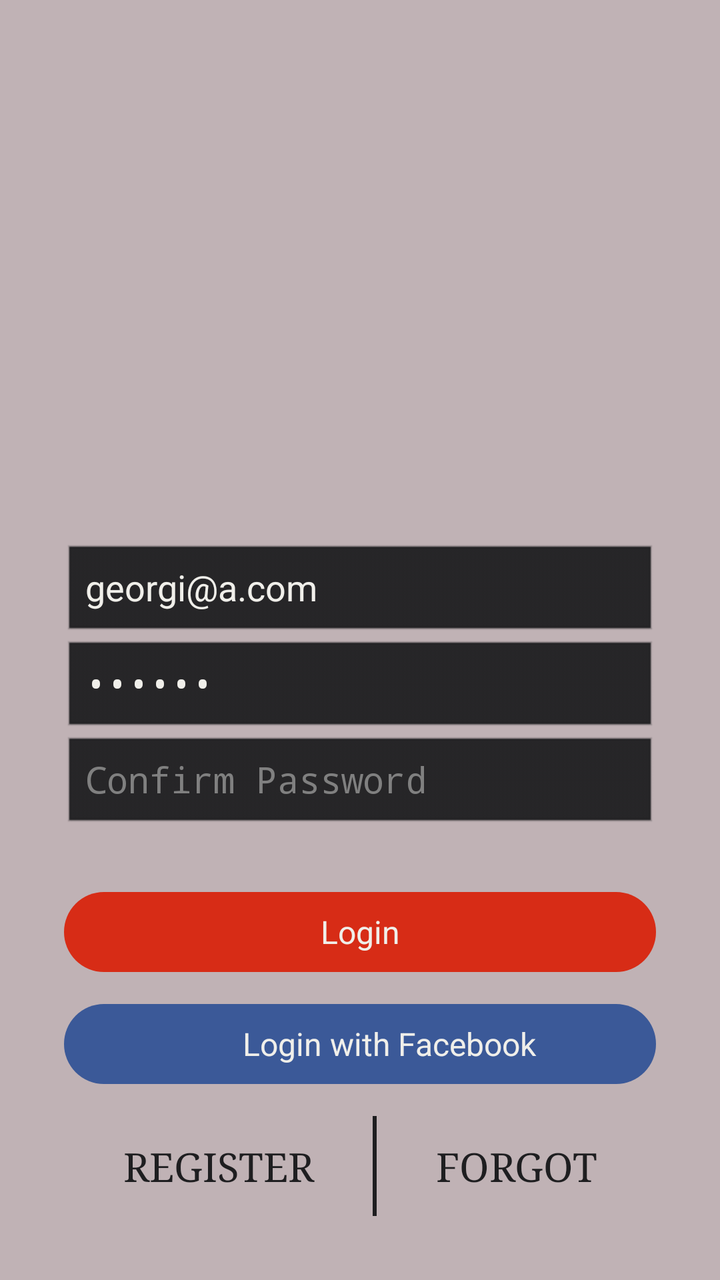
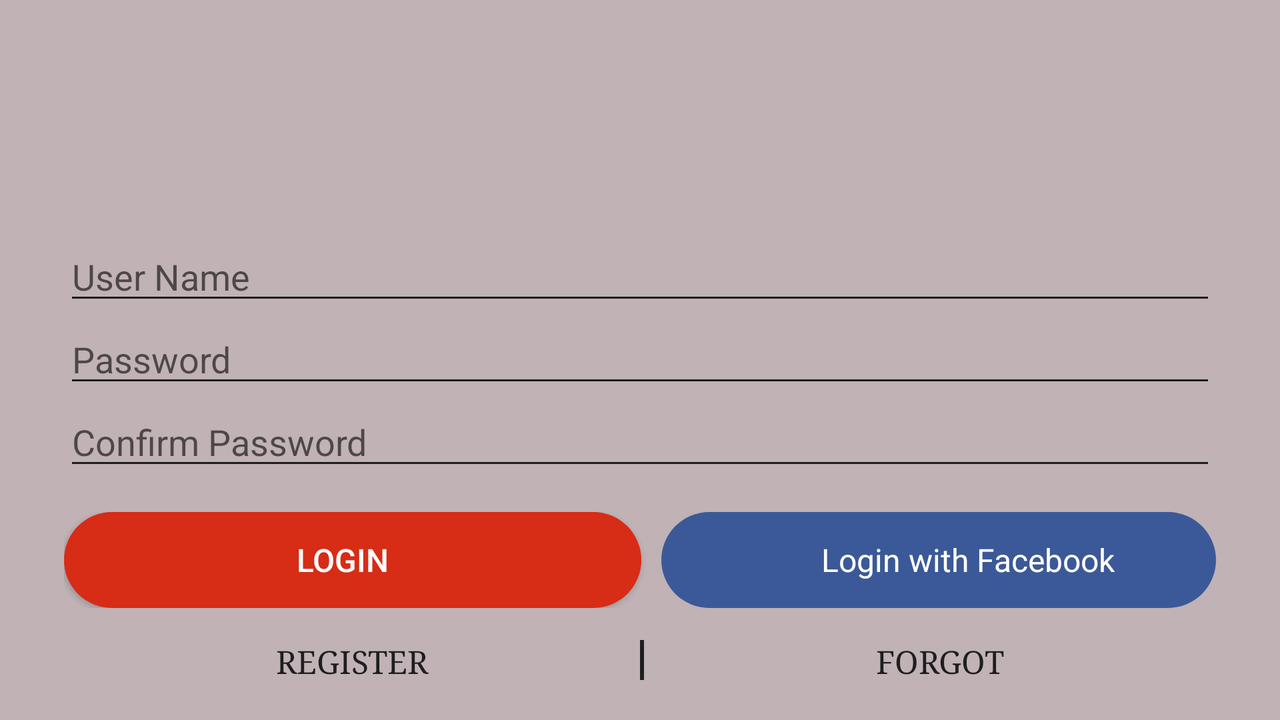

An Android layout and its configuration variant, each rendered on a device that would load it. The default file and the variant file are quoted in full after the pictures.
<!-- AndroidManifest.xml: application theme NoActionBar -->
<!-- res/layout/activity_login.xml -->
<?xml version="1.0" encoding="utf-8"?>
<RelativeLayout xmlns:android="http://schemas.android.com/apk/res/android"
    xmlns:app="http://schemas.android.com/apk/res-auto"
    xmlns:tools="http://schemas.android.com/tools"
    android:layout_width="match_parent"
    android:layout_height="match_parent"
    android:background="@color/smoke"
    android:paddingRight="32dp"
    android:paddingLeft="32dp"
    android:paddingBottom="32dp"
    android:paddingTop="@dimen/activity_horizontal_margin"
    android:orientation="vertical"
    android:theme="@android:style/Theme.NoDisplay"
    tools:context="com.example.georgi.shop.Activities.LoginActivity"

    >

    <ImageView
        android:layout_width="wrap_content"
        android:layout_height="wrap_content"
        android:src="@mipmap/ic_arrow_left"
        android:tint="@color/matteBlack"
        android:layout_marginTop="10dp"
        android:id="@+id/back_arrow"
        android:visibility="gone"
        />
    <ImageView
        android:layout_marginTop="35dp"
        android:layout_width="200dp"
        android:layout_height="150dp"
        android:src="@drawable/shop"
        android:tint="@color/cherry"
        android:id="@+id/icon"
        android:layout_alignParentTop="true"
        android:layout_centerHorizontal="true" />
    <LinearLayout
        android:layout_width="match_parent"
        android:layout_height="wrap_content"
        android:layout_gravity="center"
        android:gravity="center"
        android:orientation="vertical"
        android:layout_alignParentBottom="true"
        android:layout_alignParentLeft="true"
        android:layout_alignParentStart="true">

        <EditText
            android:layout_width="match_parent"
            android:layout_height="wrap_content"
            android:backgroundTint="@color/matteBlack"
            android:singleLine="true"
            android:imeOptions="actionNext"
            android:id="@+id/user_edit_text"
            android:inputType="textEmailAddress"
            android:text="georgi@a.com"
            android:hint="@string/user_name"
            android:textColor="@color/chiffon"
            />

        <EditText
            android:layout_width="match_parent"
            android:layout_height="wrap_content"
            android:backgroundTint="@color/matteBlack"
            android:singleLine="true"
            android:imeActionLabel="Next"
            android:id="@+id/password_edit_text"
            android:inputType="textPassword"
            android:text="1234A@"
            android:hint="@string/password"
            android:textColor="@color/chiffon"

            />

        <EditText
            android:layout_width="match_parent"
            android:layout_height="wrap_content"
            android:backgroundTint="@color/matteBlack"
            android:imeActionLabel="Next"
            android:id="@+id/confirm_edit_text"
            android:inputType="textPassword"
            android:hint="@string/confirm_password"
            android:textColor="@color/chiffon"
            />

        <Button
            android:layout_width="match_parent"
            android:layout_height="40dp"
            android:layout_marginTop="30dp"
            android:background="@drawable/round_button"
            android:text="@string/login"
            android:textColor="@color/chiffon"
            android:textSize="@dimen/activity_horizontal_margin"
            android:id="@+id/auth_button"/>

        <LinearLayout
            android:layout_width="match_parent"
            android:layout_height="40dp"
            android:layout_marginTop="@dimen/activity_horizontal_margin"
            android:background="@drawable/facebook_button"
            android:orientation="horizontal"
            android:gravity="center"
            android:id="@+id/facebook_login">

            <ImageView
                android:layout_width="20dp"
                android:layout_height="match_parent"
                android:src="@drawable/com_facebook_button_icon"
                android:layout_marginRight="10dp"
                />

            <TextView
                android:id="@+id/textView"
                android:layout_width="wrap_content"
                android:layout_height="match_parent"
                android:gravity="center"
                android:text="@string/login_facebook"
                android:textColor="@color/chiffon"
                android:textSize="@dimen/activity_horizontal_margin" />
        </LinearLayout>
        
        <LinearLayout
            android:layout_width="match_parent"
            android:layout_height="50dp"
            android:layout_marginTop="@dimen/activity_horizontal_margin"
            android:orientation="horizontal"
            >
            <TextView
                android:layout_width="wrap_content"
                android:layout_height="match_parent"
                android:text="@string/register"
                android:typeface="serif"
                android:textColor="@color/matteBlack"
                android:id="@+id/register_button"
                android:layout_weight="1"
                android:gravity="center"
                android:textSize="20sp"
                android:textAllCaps="true"/>

            <View
                android:layout_width="2dp"
                android:layout_height="match_parent"
                android:background="@color/matteBlack"
                />
            <TextView
                android:layout_width="wrap_content"
                android:layout_height="match_parent"
                android:text="@string/forgot"
                android:typeface="serif"
                android:textColor="@color/matteBlack"
                android:id="@+id/forgot_button"
                android:layout_weight="1"
                android:gravity="center"
                android:textSize="20sp"
                android:textAllCaps="true"/>
        </LinearLayout>


    </LinearLayout>
    <ProgressBar
        android:layout_width="wrap_content"
        android:layout_height="wrap_content"
        android:id="@+id/progress_login_screen"
        android:indeterminateTint="@color/chiffon"
        android:indeterminateTintMode="src_atop"
        android:indeterminate="true"
        android:layout_centerVertical="true"
        android:layout_centerHorizontal="true"
        android:visibility="gone"/>
</RelativeLayout>
<!-- resources referenced by this layout -->
<resources>
  <color name="cherry">#d72c16</color>
  <color name="chiffon">#f0efea</color>
  <color name="matteBlack">#1e1e20</color>
  <color name="smoke">#c0b2b5</color>
  <dimen name="activity_horizontal_margin">16dp</dimen>
  <!-- drawable facebook_button (drawable) -->
  <?xml version="1.0" encoding="UTF-8" ?>
  <selector xmlns:android="http://schemas.android.com/apk/res/android">
      <item  android:state_pressed="false">
          <shape android:shape="rectangle">
              <corners android:radius="200dp"/>
              <solid android:color="@color/facebook"/>
          </shape>
      </item>
      <item  android:state_pressed="true" >
          <shape>
              <corners android:radius="200dp"/>
              <solid android:color="@color/facebook_transparent"/>
          </shape>
      </item>
  </selector>
  <!-- drawable round_button (drawable) -->
  <?xml version="1.0" encoding="utf-8"?>
  <shape xmlns:android="http://schemas.android.com/apk/res/android"
      android:shape="rectangle">
      <solid android:color="@color/cherry"/>
      <corners
          android:radius="200dp" />
  </shape>
  <string name="confirm_password">Confirm Password</string>
  <string name="forgot">Forgot</string>
  <string name="login">Login</string>
  <string name="login_facebook">Login with Facebook</string>
  <string name="password">Password</string>
  <string name="register">Register</string>
  <string name="user_name">User Name</string>
  <!-- from res/values-v21/ -->
  <style name="NoActionBar" parent="Theme.AppCompat.Light.NoActionBar">
          <item name="colorPrimaryDark">@color/berry</item>
          <item name="colorAccent">@color/matteBlack</item>
          <item name="android:elevation">0dp</item>
      </style>
  <color name="facebook">#3b5998</color>
  <color name="facebook_transparent">#803b5998</color>
  <color name="berry">#a10115</color>
</resources>
<!-- res/layout-land/activity_login.xml (the author's variant of the layout above) -->
<!-- drawn on the phone turned sideways -->
<?xml version="1.0" encoding="utf-8"?>
<RelativeLayout xmlns:android="http://schemas.android.com/apk/res/android"
    xmlns:app="http://schemas.android.com/apk/res-auto"
    xmlns:tools="http://schemas.android.com/tools"
    android:layout_width="match_parent"
    android:layout_height="match_parent"
    android:background="@color/smoke"
    android:paddingRight="32dp"
    android:paddingLeft="32dp"
    android:paddingBottom="20dp"
    android:paddingTop="@dimen/activity_horizontal_margin"
    android:orientation="vertical"
    tools:context="com.example.georgi.shop.Activities.LoginActivity">

    <ImageView
        android:layout_width="wrap_content"
        android:layout_height="wrap_content"
        android:src="@mipmap/ic_arrow_left"
        android:layout_marginTop="5dp"
        android:id="@+id/back_arrow"
        android:visibility="gone"
        android:tint="@color/facebook"
        />
    <ImageView
        android:layout_width="100dp"
        android:layout_height="70dp"
        android:src="@drawable/shop"
        android:tint="@color/cherry"
        android:id="@+id/icon"
        android:layout_alignParentTop="true"
        android:layout_centerHorizontal="true" />

    <LinearLayout
        android:layout_width="match_parent"
        android:layout_height="wrap_content"
        android:layout_gravity="center"
        android:gravity="center"
        android:orientation="vertical"
        android:layout_alignParentBottom="true"
    >

        <EditText
            android:layout_width="match_parent"
            android:layout_height="wrap_content"
            android:backgroundTint="@color/matteBlack"
            android:hint="@string/user_name"
            android:singleLine="true"
            android:imeOptions="actionNext"
            android:id="@+id/user_edit_text"
            android:inputType="textEmailAddress"
            android:textColor="@color/chiffon"

            />

        <EditText
            android:layout_width="match_parent"
            android:layout_height="wrap_content"
            android:backgroundTint="@color/matteBlack"
            android:hint="@string/password"
            android:singleLine="true"
            android:imeActionLabel="Next"
            android:id="@+id/password_edit_text"
            android:inputType="textPassword"
            android:textColor="@color/chiffon"
            />

        <EditText
            android:layout_width="match_parent"
            android:layout_height="wrap_content"
            android:backgroundTint="@color/matteBlack"
            android:hint="@string/confirm_password"
            android:imeActionLabel="Next"
            android:id="@+id/confirm_edit_text"
            android:inputType="textPassword"
            android:textColor="@color/chiffon"
            />

        <LinearLayout
            android:layout_width="match_parent"
            android:layout_height="match_parent"
            android:orientation="horizontal"
            android:layout_marginTop="@dimen/activity_horizontal_margin"
            >
            <Button
                android:layout_width="wrap_content"
                android:layout_height="match_parent"
                android:background="@drawable/round_button"
                android:text="@string/login"
                android:textColor="@color/white"
                android:textSize="@dimen/activity_horizontal_margin"
                android:id="@+id/auth_button"
                android:layout_weight="2"
                android:gravity="center"
                android:paddingRight="10dp"/>

            <LinearLayout
                android:layout_width="wrap_content"
                android:layout_height="match_parent"
                android:background="@drawable/facebook_button"
                android:orientation="horizontal"
                android:gravity="center"
                android:id="@+id/facebook_login"
                android:layout_weight="1"
                android:layout_marginLeft="10dp"
                >

                <ImageView
                    android:layout_width="20dp"
                    android:layout_height="match_parent"
                    android:src="@drawable/com_facebook_button_icon"
                    android:layout_marginRight="10dp"
                />

                <TextView
                    android:layout_width="wrap_content"
                    android:layout_height="match_parent"
                    android:gravity="center"
                    android:text="@string/login_facebook"
                    android:textColor="@color/white"
                    android:textSize="@dimen/activity_horizontal_margin"
                />
            </LinearLayout>
        </LinearLayout>
        <LinearLayout
            android:layout_width="match_parent"
            android:layout_height="20dp"
            android:layout_marginTop="@dimen/activity_horizontal_margin"
            android:orientation="horizontal"
            >
            <TextView
                android:layout_width="wrap_content"
                android:layout_height="match_parent"
                android:text="@string/register"
                android:typeface="serif"
                android:textColor="@color/matteBlack"
                android:id="@+id/register_button"
                android:layout_weight="1"
                android:gravity="center"
                android:textSize="16sp"
                android:textAllCaps="true"/>

            <View
                android:layout_width="2dp"
                android:layout_height="match_parent"
                android:background="@color/matteBlack"
                />
            <TextView
                android:layout_marginLeft="10dp"
                android:layout_width="wrap_content"
                android:layout_height="match_parent"
                android:text="@string/forgot"
                android:typeface="serif"
                android:textColor="@color/matteBlack"
                android:id="@+id/forgot_button"
                android:layout_weight="1"
                android:gravity="center"
                android:textSize="16sp"
                android:textAllCaps="true"/>
        </LinearLayout>

    </LinearLayout>

    <ProgressBar
        android:layout_width="wrap_content"
        android:layout_height="wrap_content"
        android:id="@+id/progress_login_screen"
        android:layout_centerInParent="true"
        android:indeterminateTint="@color/chiffon"
        android:indeterminateTintMode="src_atop"
        android:indeterminate="true"
        android:visibility="invisible"
        />
</RelativeLayout>
<!-- resources referenced by the variant -->
<!-- as the phone turned sideways resolves them -->
<resources>
  <color name="cherry">#d72c16</color>
  <color name="chiffon">#f0efea</color>
  <color name="facebook">#3b5998</color>
  <color name="matteBlack">#1e1e20</color>
  <color name="smoke">#c0b2b5</color>
  <color name="white">#ffffff</color>
  <dimen name="activity_horizontal_margin">16dp</dimen>
  <!-- drawable facebook_button (drawable) -->
  <?xml version="1.0" encoding="UTF-8" ?>
  <selector xmlns:android="http://schemas.android.com/apk/res/android">
      <item  android:state_pressed="false">
          <shape android:shape="rectangle">
              <corners android:radius="200dp"/>
              <solid android:color="@color/facebook"/>
          </shape>
      </item>
      <item  android:state_pressed="true" >
          <shape>
              <corners android:radius="200dp"/>
              <solid android:color="@color/facebook_transparent"/>
          </shape>
      </item>
  </selector>
  <!-- drawable round_button (drawable) -->
  <?xml version="1.0" encoding="utf-8"?>
  <shape xmlns:android="http://schemas.android.com/apk/res/android"
      android:shape="rectangle">
      <solid android:color="@color/cherry"/>
      <corners
          android:radius="200dp" />
  </shape>
  <string name="confirm_password">Confirm Password</string>
  <string name="forgot">Forgot</string>
  <string name="login">Login</string>
  <string name="login_facebook">Login with Facebook</string>
  <string name="password">Password</string>
  <string name="register">Register</string>
  <string name="user_name">User Name</string>
  <!-- from res/values-v21/ -->
  <style name="NoActionBar" parent="Theme.AppCompat.Light.NoActionBar">
          <item name="colorPrimaryDark">@color/berry</item>
          <item name="colorAccent">@color/matteBlack</item>
          <item name="android:elevation">0dp</item>
      </style>
  <color name="facebook_transparent">#803b5998</color>
  <color name="berry">#a10115</color>
</resources>
